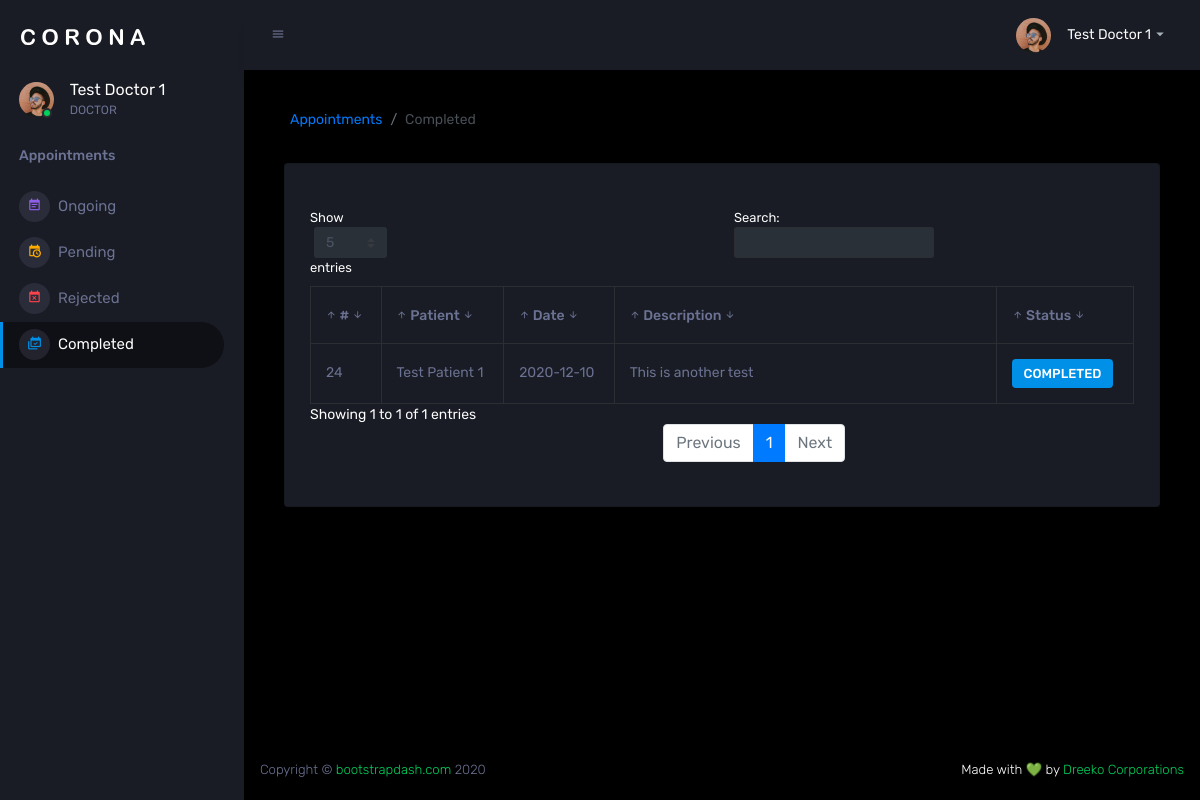
/doctor/completed-appointments.php (signed in), run on the app's committed database.
### tables this page shows
CREATE TABLE IF NOT EXISTS `appointments` (
  `appointment_id` int(11) NOT NULL AUTO_INCREMENT,
  `patient_id` int(11) NOT NULL,
  `doctor_id` int(11) NOT NULL,
  `description` text NOT NULL,
  `date` date DEFAULT NULL,
  `time` time DEFAULT NULL,
  `appointment_status` enum('PENDING','ACCEPTED','COMPLETED','REJECTED','CANCELLED','PAID') NOT NULL DEFAULT 'PENDING',
  `comments` text DEFAULT NULL,
  PRIMARY KEY (`appointment_id`),
  KEY `fk_patient_id` (`patient_id`),
  KEY `fk_doctor_id` (`doctor_id`)
);

CREATE TABLE IF NOT EXISTS `users` (
  `user_id` int(11) NOT NULL AUTO_INCREMENT,
  `full_name` varchar(200) NOT NULL,
  `username` varchar(100) NOT NULL,
  `email` varchar(200) NOT NULL,
  `contact` varchar(10) NOT NULL,
  `address` text DEFAULT NULL,
  `password` varchar(250) NOT NULL,
  `user_type` enum('ADMIN','DOCTOR','NURSE','STAFF','PATIENT') NOT NULL,
  `user_status` enum('ACTIVE','BLOCKED') NOT NULL DEFAULT 'ACTIVE',
  PRIMARY KEY (`user_id`)
);

### includes/dbOperations.php (called while the page is built, shortened)
<?php
class DbOperations
{
    private $con;
    public function __construct()
    {
        require_once dirname(__FILE__) . '/dbConnection.php';
        $db = new DbConnect();
        $this->con = $db->connect();
    }
    public function getCompletedAppointmentsByDoctor($user_id)
    {
        $stmt = $this->con->prepare("SELECT * FROM `appointments` INNER JOIN `users` ON users.user_id = appointments.patient_id WHERE `doctor_id` = ? AND `appointment_status` = 'COMPLETED'");
        $stmt->bind_param("i", $user_id);
        $stmt->execute();
        return $stmt->get_result();
    }
}

### includes/dbConnection.php (called while the page is built, shortened)
<?php
class DbConnect
{
    public function connect()
    {
        $this->con = new mysqli(DB_HOST, DB_USER, DB_PASSWORD, DB_NAME);
        return $this->con;
    }
}

### api/getLists.php (called while the page is built, shortened)
<?php
require_once '../includes/dbOperations.php';
$response = array();
if (isset($_SESSION['user_id'])) {
    $user_id = $_SESSION['user_id'];
    $db = new DbOperations();
    $completed_appointments_doctor = $db->getCompletedAppointmentsByDoctor($user_id);
} else {
    $_SESSION['error'] = "Session timed out. Please login to continue.";
    $response['error'] = true;
    $response['message'] = "Session timed out. Please login to continue.";
}

### doctor/completed-appointments.php (the view, shortened to what this page needs)
<!DOCTYPE html>
<html lang="en">
<head>
    <link rel="stylesheet" href="../assets/vendors/mdi/css/materialdesignicons.min.css">
    <link rel="stylesheet" href="../assets/vendors/css/vendor.bundle.base.css">
    <link rel="stylesheet" href="../assets/css/style.css">
    <link rel="stylesheet" href="https://cdn.jsdelivr.net/npm/@sweetalert2/theme-dark@3/dark.css">
</head>
<body>
    <div class="container-scroller">
    <?php
include 'sidebar.php';
?>
        <div class="container-fluid page-body-wrapper">
      <?php include 'navbar.php';?>
            <div class="main-panel">
                <div class="content-wrapper">
                    <div class="page-header">
                        <nav aria-label="breadcrumb">
                            <ol class="breadcrumb">
                                <li class="breadcrumb-item"><a href="#">Appointments</a></li>
                                <li class="breadcrumb-item active" aria-current="page">Completed</li>
                            </ol>
                        </nav>
                    </div>
          <div class="col-lg-12 grid-margin stretch-card">
            <div class="card">
              <div class="card-body">
                <div class="table-responsive">
                  <table id="appointmentsTable" class="table table-bordered">
                    <thead>
                      <tr>
                        <th width="10"> # </th>
                        <th width="10"> Patient </th>
                        <th width="10"> Date </th>
                        <th> Description </th>
                        <th width="10"> Status </th>
                      </tr>
                    </thead>
                    <tbody>
                    <?php
require_once '../api/getLists.php';
while ($row = mysqli_fetch_array($completed_appointments_doctor)):
    ?>
					                      <tr>
					                        <td> <?php echo $row['appointment_id'] ?> </td>
					                        <td> <?php echo $row['full_name'] ?> </td>
					                        <td> <?php echo $row['date'] ?> </td>
					                        <td> <?php echo $row['description'] ?> </td>
		                              <td>
		                              <label class="badge badge-primary">
		                            <?php echo $row['appointment_status'] ?>
		                            </label>
	                              </td>
	                      </tr>
	                      <?php
endwhile;
?>
                    </tbody>
                  </table>
                </div>
              </div>
            </div>
          </div>
                </div>
        <?php include '../footer.php';?>
            </div>
        </div>
    </div>
</body>
</html>

### data on the page
appointments: appointment_id "24", patient.full_name "Test Patient 1", date "2020-12-10", description "This is another test", appointment_status "COMPLETED"

### other printed values
$_SESSION['full_name'] "Test Doctor 1"
$_SESSION['user_type'] "DOCTOR"
